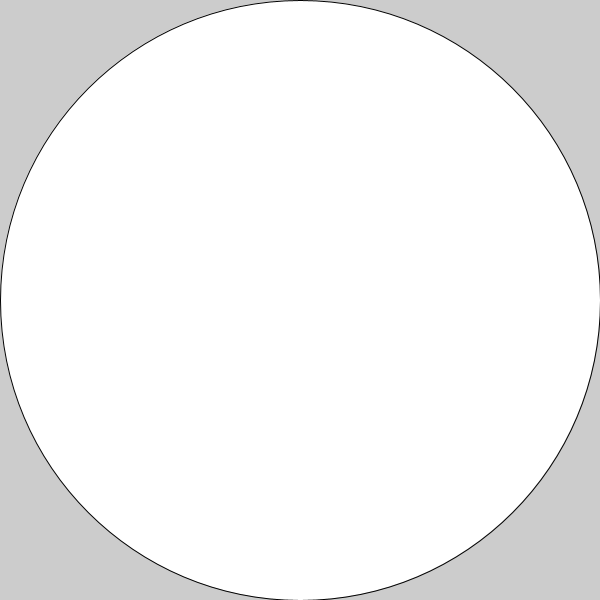
Frame 1 (no input)
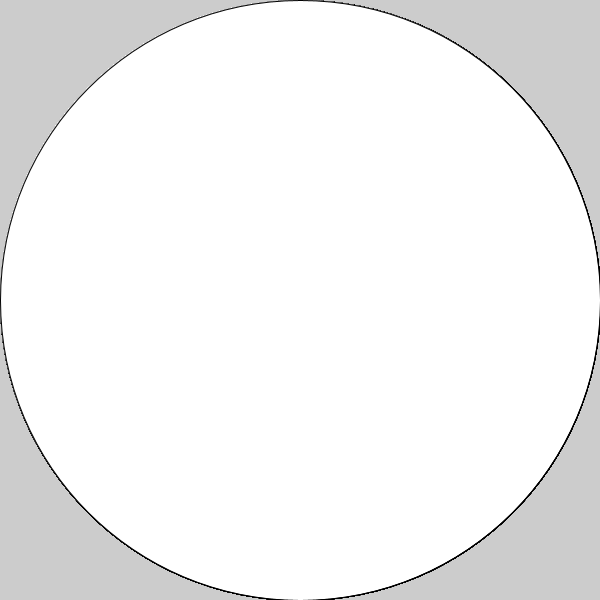
Frame 60 (the mouse pressed at the canvas centre just before this capture)
Frame 120 (the mouse held since frame 60 and released just before this capture): identical to frame 60, image omitted

The Processing sketch that drew these frames (run headless with seeded random() and noise(); from frame 60 on, the mouse is pressed at the canvas centre):

// Processing sketch: processing_13303
// ── processing_13303.pde

void setup() {
  size(600,600);
}
void draw() {
  ellipse(300,300,(mouseX-300)*2,(mouseY-300)*2);
}
